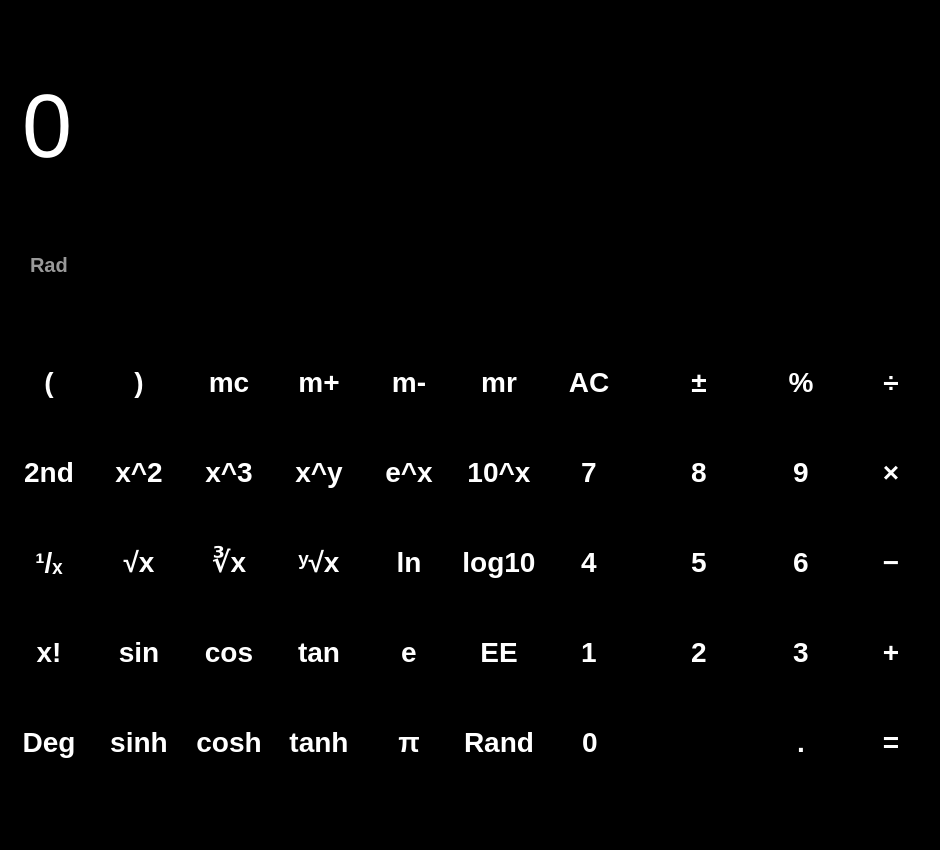
<?xml version="1.0" encoding="UTF-8"?>
<ui version="4.0">
 <class>CalculatorUI</class>
 <widget class="QWidget" name="CalculatorUI">
  <property name="geometry">
   <rect>
    <x>0</x>
    <y>0</y>
    <width>430</width>
    <height>850</height>
   </rect>
  </property>
  <property name="windowTitle">
   <string>계산기</string>
  </property>
  <property name="styleSheet">
   <string notr="true">QWidget {
    background-color: black;
    color: white;
    font-family: 'Helvetica Neue', 'Arial';
}

QLineEdit#display {
    font-size: 90px;
    font-weight: 300;
    border: none;
    qproperty-alignment: 'AlignRight';
    padding: 0 10px;
}

QLabel#radLabel {
    color: #999;
    font-size: 20px;
    font-weight: bold;
    padding-left: 15px;
}

QPushButton {
    font-size: 28px;
    font-weight: 500;
    border: none;
    min-width: 78px;
    max-width: 78px;
    min-height: 78px;
    max-height: 78px;
    border-radius: 39px;
}

QPushButton:pressed {
    background-color: #555555;
}

QPushButton[class=&quot;light&quot;] {
    background-color: #A5A5A5;
    color: black;
}
QPushButton[class=&quot;light&quot;]:pressed {
    background-color: #CCCCCC;
}

QPushButton[class=&quot;orange&quot;] {
    background-color: #FF9500;
    color: white;
}
QPushButton[class=&quot;orange&quot;]:pressed {
    background-color: #FFAE3C;
}

QPushButton[class=&quot;dark&quot;] {
    background-color: #333333;
    color: white;
}
QPushButton[class=&quot;dark&quot;]:pressed {
    background-color: #555555;
}

QPushButton#zeroButton {
    min-width: 168px;
    max-width: 168px;
    text-align: left;
    padding-left: 32px;
}
</string>
  </property>
  <layout class="QVBoxLayout" name="verticalLayout" stretch="2,0,5">
   <property name="spacing">
    <number>10</number>
   </property>
   <property name="leftMargin">
    <number>10</number>
   </property>
   <property name="topMargin">
    <number>10</number>
   </property>
   <property name="rightMargin">
    <number>10</number>
   </property>
   <property name="bottomMargin">
    <number>10</number>
   </property>
   <item>
    <widget class="QLineEdit" name="display">
     <property name="minimumSize">
      <size>
       <width>0</width>
       <height>120</height>
      </size>
     </property>
     <property name="text">
      <string>0</string>
     </property>
     <property name="readOnly">
      <bool>true</bool>
     </property>
    </widget>
   </item>
   <item>
    <widget class="QLabel" name="radLabel">
     <property name="maximumSize">
      <size>
       <width>16777215</width>
       <height>25</height>
      </size>
     </property>
     <property name="text">
      <string>Rad</string>
     </property>
    </widget>
   </item>
   <item>
    <layout class="QGridLayout" name="buttons_layout">
     <property name="spacing">
      <number>12</number>
     </property>

     <item row="0" column="0"><widget class="QPushButton" name="btn_lparen"><property name="text"><string>(</string></property><property name="class" stdset="0"><string>dark</string></property></widget></item>
     <item row="0" column="1"><widget class="QPushButton" name="btn_rparen"><property name="text"><string>)</string></property><property name="class" stdset="0"><string>dark</string></property></widget></item>
     <item row="0" column="2"><widget class="QPushButton" name="btn_mc"><property name="text"><string>mc</string></property><property name="class" stdset="0"><string>dark</string></property></widget></item>
     <item row="0" column="3"><widget class="QPushButton" name="btn_mplus"><property name="text"><string>m+</string></property><property name="class" stdset="0"><string>dark</string></property></widget></item>
     <item row="0" column="4"><widget class="QPushButton" name="btn_mminus"><property name="text"><string>m-</string></property><property name="class" stdset="0"><string>dark</string></property></widget></item>
     <item row="0" column="5"><widget class="QPushButton" name="btn_mr"><property name="text"><string>mr</string></property><property name="class" stdset="0"><string>dark</string></property></widget></item>
     <item row="0" column="6"><widget class="QPushButton" name="btn_ac"><property name="text"><string>AC</string></property><property name="class" stdset="0"><string>light</string></property></widget></item>
     <item row="0" column="7"><widget class="QPushButton" name="btn_plusminus"><property name="text"><string>±</string></property><property name="class" stdset="0"><string>light</string></property></widget></item>
     <item row="0" column="8"><widget class="QPushButton" name="btn_percent"><property name="text"><string>%</string></property><property name="class" stdset="0"><string>light</string></property></widget></item>
     <item row="0" column="9"><widget class="QPushButton" name="btn_divide"><property name="text"><string>÷</string></property><property name="class" stdset="0"><string>orange</string></property></widget></item>

     <item row="1" column="0"><widget class="QPushButton" name="btn_2nd"><property name="text"><string>2nd</string></property><property name="class" stdset="0"><string>dark</string></property></widget></item>
     <item row="1" column="1"><widget class="QPushButton" name="btn_sqr"><property name="text"><string>x^2</string></property><property name="class" stdset="0"><string>dark</string></property></widget></item>
     <item row="1" column="2"><widget class="QPushButton" name="btn_cub"><property name="text"><string>x^3</string></property><property name="class" stdset="0"><string>dark</string></property></widget></item>
     <item row="1" column="3"><widget class="QPushButton" name="btn_pow_y"><property name="text"><string>x^y</string></property><property name="class" stdset="0"><string>dark</string></property></widget></item>
     <item row="1" column="4"><widget class="QPushButton" name="btn_e_pow_x"><property name="text"><string>e^x</string></property><property name="class" stdset="0"><string>dark</string></property></widget></item>
     <item row="1" column="5"><widget class="QPushButton" name="btn_10_pow_x"><property name="text"><string>10^x</string></property><property name="class" stdset="0"><string>dark</string></property></widget></item>
     <item row="1" column="6"><widget class="QPushButton" name="btn_7"><property name="text"><string>7</string></property><property name="class" stdset="0"><string>dark</string></property></widget></item>
     <item row="1" column="7"><widget class="QPushButton" name="btn_8"><property name="text"><string>8</string></property><property name="class" stdset="0"><string>dark</string></property></widget></item>
     <item row="1" column="8"><widget class="QPushButton" name="btn_9"><property name="text"><string>9</string></property><property name="class" stdset="0"><string>dark</string></property></widget></item>
     <item row="1" column="9"><widget class="QPushButton" name="btn_multiply"><property name="text"><string>×</string></property><property name="class" stdset="0"><string>orange</string></property></widget></item>

     <item row="2" column="0"><widget class="QPushButton" name="btn_reciprocal"><property name="text"><string>¹/ₓ</string></property><property name="class" stdset="0"><string>dark</string></property></widget></item>
     <item row="2" column="1"><widget class="QPushButton" name="btn_sqrt"><property name="text"><string>√x</string></property><property name="class" stdset="0"><string>dark</string></property></widget></item>
     <item row="2" column="2"><widget class="QPushButton" name="btn_cbrt"><property name="text"><string>∛x</string></property><property name="class" stdset="0"><string>dark</string></property></widget></item>
     <item row="2" column="3"><widget class="QPushButton" name="btn_yroot"><property name="text"><string>ʸ√x</string></property><property name="class" stdset="0"><string>dark</string></property></widget></item>
     <item row="2" column="4"><widget class="QPushButton" name="btn_ln"><property name="text"><string>ln</string></property><property name="class" stdset="0"><string>dark</string></property></widget></item>
     <item row="2" column="5"><widget class="QPushButton" name="btn_log10"><property name="text"><string>log10</string></property><property name="class" stdset="0"><string>dark</string></property></widget></item>
     <item row="2" column="6"><widget class="QPushButton" name="btn_4"><property name="text"><string>4</string></property><property name="class" stdset="0"><string>dark</string></property></widget></item>
     <item row="2" column="7"><widget class="QPushButton" name="btn_5"><property name="text"><string>5</string></property><property name="class" stdset="0"><string>dark</string></property></widget></item>
     <item row="2" column="8"><widget class="QPushButton" name="btn_6"><property name="text"><string>6</string></property><property name="class" stdset="0"><string>dark</string></property></widget></item>
     <item row="2" column="9"><widget class="QPushButton" name="btn_subtract"><property name="text"><string>−</string></property><property name="class" stdset="0"><string>orange</string></property></widget></item>

     <item row="3" column="0"><widget class="QPushButton" name="btn_factorial"><property name="text"><string>x!</string></property><property name="class" stdset="0"><string>dark</string></property></widget></item>
     <item row="3" column="1"><widget class="QPushButton" name="btn_sin"><property name="text"><string>sin</string></property><property name="class" stdset="0"><string>dark</string></property></widget></item>
     <item row="3" column="2"><widget class="QPushButton" name="btn_cos"><property name="text"><string>cos</string></property><property name="class" stdset="0"><string>dark</string></property></widget></item>
     <item row="3" column="3"><widget class="QPushButton" name="btn_tan"><property name="text"><string>tan</string></property><property name="class" stdset="0"><string>dark</string></property></widget></item>
     <item row="3" column="4"><widget class="QPushButton" name="btn_e"><property name="text"><string>e</string></property><property name="class" stdset="0"><string>dark</string></property></widget></item>
     <item row="3" column="5"><widget class="QPushButton" name="btn_ee"><property name="text"><string>EE</string></property><property name="class" stdset="0"><string>dark</string></property></widget></item>
     <item row="3" column="6"><widget class="QPushButton" name="btn_1"><property name="text"><string>1</string></property><property name="class" stdset="0"><string>dark</string></property></widget></item>
     <item row="3" column="7"><widget class="QPushButton" name="btn_2"><property name="text"><string>2</string></property><property name="class" stdset="0"><string>dark</string></property></widget></item>
     <item row="3" column="8"><widget class="QPushButton" name="btn_3"><property name="text"><string>3</string></property><property name="class" stdset="0"><string>dark</string></property></widget></item>
     <item row="3" column="9"><widget class="QPushButton" name="btn_add"><property name="text"><string>+</string></property><property name="class" stdset="0"><string>orange</string></property></widget></item>

     <item row="4" column="0"><widget class="QPushButton" name="btn_deg"><property name="text"><string>Deg</string></property><property name="class" stdset="0"><string>dark</string></property></widget></item>
     <item row="4" column="1"><widget class="QPushButton" name="btn_sinh"><property name="text"><string>sinh</string></property><property name="class" stdset="0"><string>dark</string></property></widget></item>
     <item row="4" column="2"><widget class="QPushButton" name="btn_cosh"><property name="text"><string>cosh</string></property><property name="class" stdset="0"><string>dark</string></property></widget></item>
     <item row="4" column="3"><widget class="QPushButton" name="btn_tanh"><property name="text"><string>tanh</string></property><property name="class" stdset="0"><string>dark</string></property></widget></item>
     <item row="4" column="4"><widget class="QPushButton" name="btn_pi"><property name="text"><string>π</string></property><property name="class" stdset="0"><string>dark</string></property></widget></item>
     <item row="4" column="5"><widget class="QPushButton" name="btn_rand"><property name="text"><string>Rand</string></property><property name="class" stdset="0"><string>dark</string></property></widget></item>
     <item row="4" column="6" colspan="2"><widget class="QPushButton" name="zeroButton"><property name="text"><string>0</string></property><property name="class" stdset="0"><string>dark</string></property></widget></item>
     <item row="4" column="8"><widget class="QPushButton" name="btn_decimal"><property name="text"><string>.</string></property><property name="class" stdset="0"><string>dark</string></property></widget></item>
     <item row="4" column="9"><widget class="QPushButton" name="btn_equals"><property name="text"><string>=</string></property><property name="class" stdset="0"><string>orange</string></property></widget></item>

    </layout>
   </item>
  </layout>
 </widget>
 <resources/>
 <connections/>
</ui>
